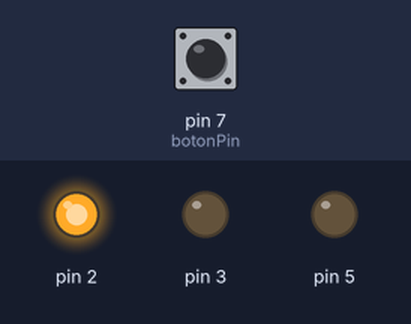
Simulated run of this sketch. Board: Arduino Uno, built with avr-gcc and run on an emulated ATmega328P. On the bench: output pins drawn as LEDs (lit = HIGH). The inputs (shaded band) are chosen by the test bench; at power-on: pin 7 (botonPin) LOW.

Above: at 1.2 s.
1.3 s: pin 7 (botonPin) pulled HIGH for 0.15 s
At 2.7 s:
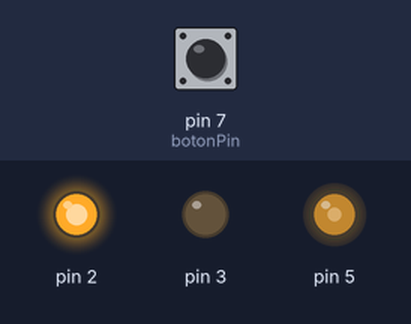
3.0 s: pin 7 (botonPin) pulled HIGH for 3.2 s
At 4.2 s:
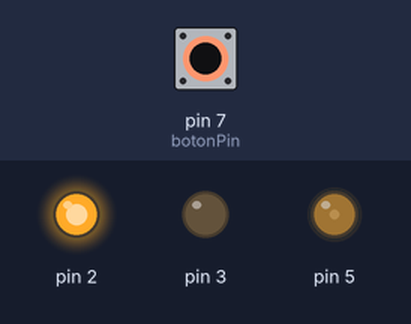
Timing chart, 0 to 7.7 s (numbered marks = the images above; inputs shaded):
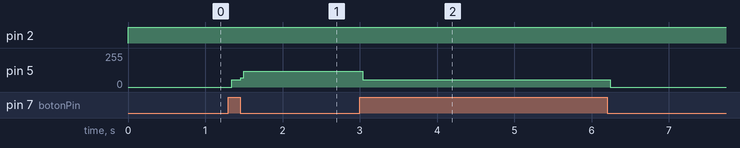

The sketch:

motor_y_push_2.ino
```cpp
int botonPin=7;
int botonEstado;

void setup() {
  Serial.begin(9600);
  pinMode(botonPin,INPUT);
  pinMode(2, OUTPUT);
  pinMode(3, OUTPUT);
}

void loop() {
  botonEstado = digitalRead(botonPin);
  if (botonEstado == 1){
    while (botonEstado == 1 ){
      digitalWrite(2, HIGH);
      digitalWrite(3, LOW);
      analogWrite(5, 120);
      botonEstado = (digitalRead(botonPin) + 1);
    }
  }
  digitalWrite(2, HIGH);
  digitalWrite(3, LOW);
  analogWrite(5, 0);
 }
```

Measured:
- after the input at 1.3 s, pin 5: 0/255 → 53/255 at once, → 120/255 0.12 s later
- after the input at 3.0 s, pin 5: 120/255 → 53/255 at once, → 0/255 3.2 s later
